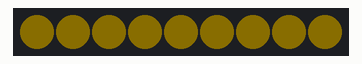
Recording of a program running on a simulated Seeed XIAO (SAMD21). Shown: 9 RGB LEDs in strip order, left to right. Dim RGB values are drawn brighter than linear.

Above: at 0.1 s.
At 0.5 s:
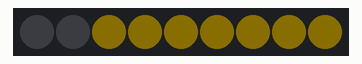
At 1.1 s:
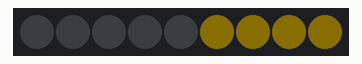
At 1.5 s:
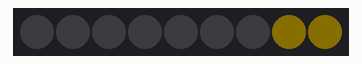
At 2.1 s:
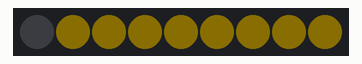

The program:

main.cpp
```cpp
#include <Arduino.h>
#include <Adafruit_NeoPixel.h>  //neopixel lib
#include <Keypad.h>  //keypad lib

/*
const byte ROWS = 4;  // four rows
const byte COLS = 4;  // four columns

char keys[ROWS][COLS] = {
    {'1', '2', '3', 'A'},
    {'4', '5', '6', 'B'},
    {'7', '8', '9', 'C'},
    {'*', '0', '#', 'D'},
};

byte colPins[ROWS] = {26, 13, 27, 2};  // connect the column pinouts to the rows of the keypad
byte rowPins[COLS] = {15, 14, 0, 32};  // connect the row pinouts to the columns of the keypad

Keypad keypad = Keypad(makeKeymap(keys), rowPins, colPins, ROWS, COLS);
*/

#define LEDPIN 6     // leds of the 4x4 addon
#define NUMPIXELS 9

Adafruit_NeoPixel strip(NUMPIXELS, LEDPIN, NEO_GRB + NEO_KHZ800);          // strip for the 4x4 leds
uint32_t warmwhite = strip.Color(255, 191, 0);

void setup() {
    Serial.begin(115200);

    strip.begin();      // INITIALIZE NeoPixel strip 4x4 keyb
    strip.setBrightness(10);
    strip.show();
}

// This will hold down all the following buttons.
void sendMacroCommand(uint8_t key) {
    Serial.println(key);
}

void loop() {
    strip.fill(warmwhite, 0, 9);
    strip.show();

    for (int i = 0; i < NUMPIXELS; i++) {  // For each pixel...
        strip.setPixelColor(i, warmwhite);
        strip.show();
        delay(200);
        strip.setPixelColor(i, strip.Color(0,0,0));
    }

/*
    char key = keypad.getKey();

    // Only do something with the keypress if we
    // are connected to something via bluetooth
*/
}
```

Measured:
- by itself, everything shown: repeats every 1.8 s, in 9 steps
